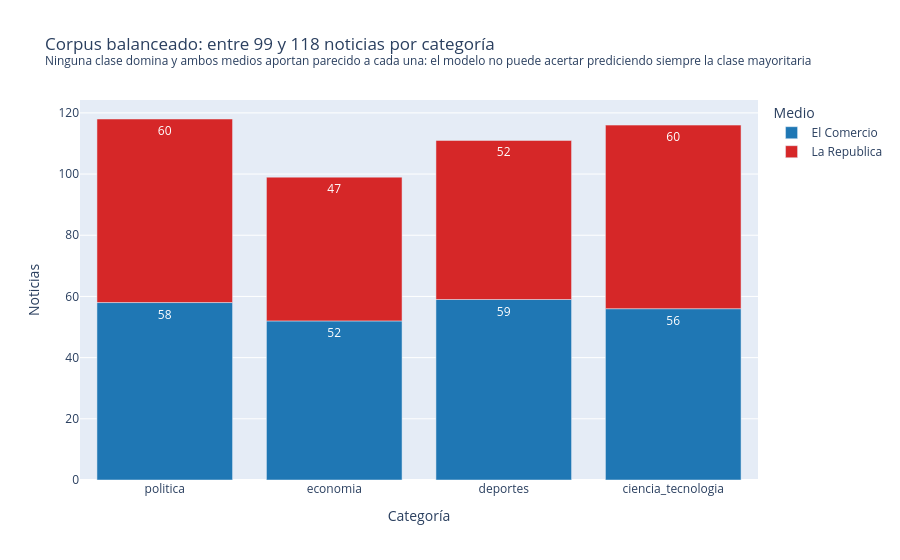

The code cell stored with this chart in its notebook:
### Markdown cell above
## 7. Análisis exploratorio (EDA)

Cada gráfico lleva como título la **conclusión analítica** que se lee en él. Los números del título se calculan
desde los datos, así que la conclusión siempre coincide con lo que muestra el gráfico.

### Code cell
df["fecha_dt"] = pd.to_datetime(df["fecha"], errors="coerce")
df["largo_titular"] = df["titular"].str.len()
COLORES_MEDIO = {"El Comercio": "#1f77b4", "La Republica": "#d62728"}

n_cat = df["etiqueta"].value_counts().reindex(CATEGORIAS)
por_medio_cat = df.groupby(["etiqueta", "medio"]).size().rename("noticias").reset_index()
fig1 = px.bar(
    por_medio_cat, x="etiqueta", y="noticias", color="medio", text="noticias",
    category_orders={"etiqueta": CATEGORIAS}, color_discrete_map=COLORES_MEDIO,
    labels={"etiqueta": "Categoría", "noticias": "Noticias", "medio": "Medio"},
    title=(f"Corpus balanceado: entre {n_cat.min()} y {n_cat.max()} noticias por categoría"
           f"<br><sup>Ninguna clase domina y ambos medios aportan parecido a cada una: el modelo no puede "
           f"acertar prediciendo siempre la clase mayoritaria</sup>"),
)
fig1.show()

### Figure 1 — Plotly figure (JSON) as saved in the notebook; plotly's stock layout.template omitted (floating-point values rounded to 4 significant figures)
{"data": [{"hovertemplate": "Medio=El Comercio<br>Categoría=%{x}<br>Noticias=%{text}<extra></extra>", "legendgroup": "El Comercio", "marker": {"color": "#1f77b4", "pattern": {"shape": ""}}, "name": "El Comercio", "orientation": "v", "showlegend": true, "text": [56.0, 59.0, 52.0, 58.0], "textposition": "auto", "type": "bar", "x": ["ciencia_tecnologia", "deportes", "economia", "politica"], "xaxis": "x", "y": [56, 59, 52, 58], "yaxis": "y"}, {"hovertemplate": "Medio=La Republica<br>Categoría=%{x}<br>Noticias=%{text}<extra></extra>", "legendgroup": "La Republica", "marker": {"color": "#d62728", "pattern": {"shape": ""}}, "name": "La Republica", "orientation": "v", "showlegend": true, "text": [60.0, 52.0, 47.0, 60.0], "textposition": "auto", "type": "bar", "x": ["ciencia_tecnologia", "deportes", "economia", "politica"], "xaxis": "x", "y": [60, 52, 47, 60], "yaxis": "y"}], "layout": {"barmode": "relative", "legend": {"title": {"text": "Medio"}, "tracegroupgap": 0}, "title": {"text": "Corpus balanceado: entre 99 y 118 noticias por categoría<br><sup>Ninguna clase domina y ambos medios aportan parecido a cada una: el modelo no puede acertar prediciendo siempre la clase mayoritaria</sup>"}, "xaxis": {"anchor": "y", "categoryarray": ["politica", "economia", "deportes", "ciencia_tecnologia"], "categoryorder": "array", "domain": [0.0, 1.0], "title": {"text": "Categoría"}}, "yaxis": {"anchor": "x", "domain": [0.0, 1.0], "title": {"text": "Noticias"}}}}
